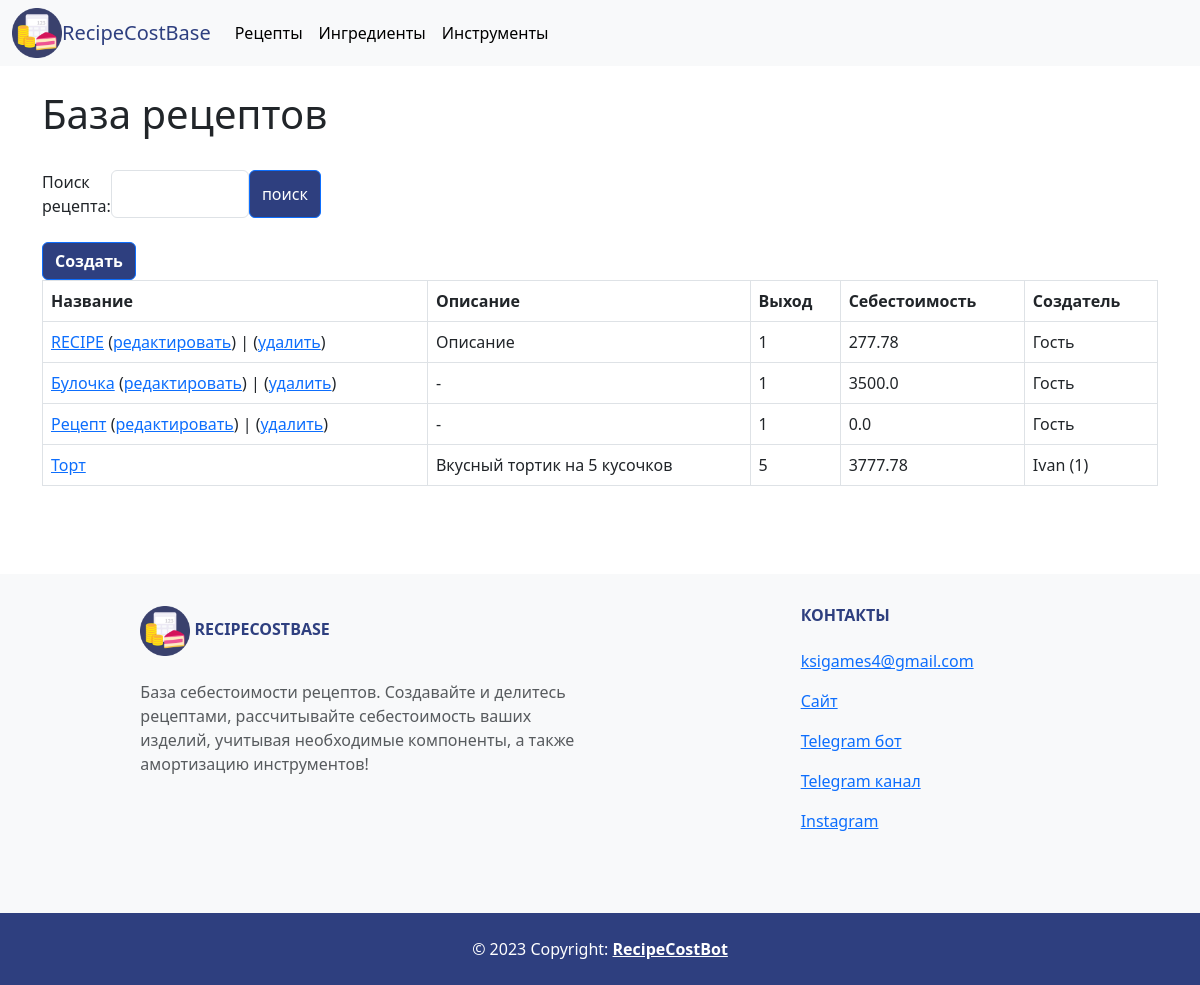
The page /core/recipes/ on the database its author committed.
### core/models.py (models this page shows)
class Recipe(models.Model):
    name = models.CharField('Название', max_length=255)
    owner = models.ForeignKey(User, on_delete=models.CASCADE, null=True, blank=True)
    description = models.TextField('Описание', null=True)
    components = models.ManyToManyField(Component, blank=True, verbose_name='Ингредиенты', related_name='recipe')
    tools = models.ManyToManyField(Tool, blank=True, verbose_name='Инструменты', related_name='recipe')
    count = models.IntegerField('Выход', default=1)
    primecost = models.FloatField('Себестоимость', null=True, default=0)
    parent = models.BooleanField(default=True)
    parent_id = models.IntegerField(null=True, default=0)
    class Meta:
        verbose_name = 'Рецепт'
        verbose_name_plural = 'Рецепты'
        ordering = ('name', 'owner',)

class User(models.Model):
    name = models.CharField('Имя', max_length=255)
    dc = models.DateTimeField(auto_now_add=True)
    class Meta:
        verbose_name = 'Пользователь'
        verbose_name_plural = 'Пользователи'
        ordering = ('name', )

### core/views.py (the view)
# urls.py: path('recipes/', views.RecipesList.as_view(), name='recipes'),
class RecipesList(TitleMixin, ListView):
    model = models.Recipe
    template_name = 'core/recipes_list.html'
    context_object_name = 'recipes'
    title = 'База рецептов'
    form = forms.RecipeSearch()
    def get_queryset(self) -> list :
        name = self.request.GET.get('name')
        qs = models.Recipe.objects.all()
        for i in qs:
            calc_datatools.calculate_primecost(i)
        if name:
            return qs.filter(name__icontains=name)
        return qs
    def get_context_data(self, **kwargs) -> dict:
        context = super().get_context_data(**kwargs)
        context['search_form'] = forms.RecipeSearch(self.request.GET or None)
        context['request_name'] = self.request.GET.get('name',)
        return context

### core/forms.py
class RecipeSearch(forms.Form):
    name = forms.CharField(label='Поиск рецепта', required=False,
                           widget=forms.TextInput(attrs={'class': 'form-control'}))

### core/datatools/calc_datatools.py (called while the page is built)
def calculate_primecost(recipe: models.Recipe):
    primecost = 0
    if recipe.components:
        for i in recipe.components.all():
            primecost += update_component(i).cost
    if recipe.tools:
        for i in recipe.tools.all():
            primecost += update_tool(i).depreciation
    recipe.primecost = float(format(primecost, '.2f'))
    recipe.save()
    return

def update_component(component: models.Component) -> models.Component:
    parent = models.Component.objects.get(id=component.parent_id)
    if component.price != parent.price:
        component.price = parent.price
    component.cost = float(format(component.price * component.count, '.2f'))
    component.save()
    return component

def update_tool(tool: models.Tool) -> models.Tool:
    parent = models.Tool.objects.get(id=tool.parent_id)
    if tool.cost != parent.cost:
        tool.cost = parent.cost
    if tool.usage != parent.usage:
        tool.usage = parent.usage
    tool.depreciation = float(format(tool.cost / 12 / 30 / 24 * tool.usage * tool.time, '.2f'))
    tool.save()
    return tool

### core/views.py (called while the page is built)
    def get_title(self) -> str:
        return self.title

    def get_context_data(self, **kwargs) -> dict:
        context = super().get_context_data(**kwargs)
        context['title'] = self.get_title()
        return context

### core/templates/core/recipes_list.html
{% extends "core/base.html" %}
{% block content %}
    <div class="container">
        <h1>{{ title }}</h1>
        <br>
        {% if search_form %}
          <form class="d-flex" method="GET" style='width: 25%'>
            {{ search_form }}
            <button class="btn btn-primary" type="submit" style="background-color: #2e3f7f; color: white;">
                поиск
            </button>
          </form>
        {% endif %}
        <br>
        <a href="{% url 'core:recipe_create' %}" class="btn btn-primary" style="background-color: #2e3f7f; color: white;">
            <b>Создать</b>
        </a>
        <br>
        {% if recipes %}
        <table class="table table-bordered">
          <thead>
            <tr style="background-color: #2e3f7f; color: white;">
                <th>Название</th>
                <th>Описание</th>
                <th>Выход</th>
                <th>Себестоимость</th>
                <th>Создатель</th>
            </tr>
          </thead>
          <tbody>
          {% for recipe in recipes %}
            <tr>
                <td>
                    <a href="{% url 'core:recipe' recipe.pk %}">{{ recipe.name }}</a>
                    {% if user.is_superuser or request.user.id == recipe.owner.id %}
                    (<a href="{% url 'core:recipe_update' recipe.pk %}">редактировать</a>) |
                    (<a href="{% url 'core:recipe_delete' recipe.pk %}">удалить</a>)
                    {% endif %}
                </td>
                {% if recipe.description %}
                <td>{{ recipe.description }}</td>
                {% else %}
                <td>-</td>
                {% endif %}
                <td>{{ recipe.count }}</td>
                <td>{{ recipe.primecost }}</td>
                {% if recipe.owner %}
                <td>{{ recipe.owner.name }} ({{ recipe.owner.id }})</td>
                {% else %}
                <td>Гость</td>
                {% endif %}
            </tr>
          {% endfor %}
          </tbody>
        </table>
        {% elif request_name %}
        <p>Рецептов по запросу <b>«{{ request_name }}»</b> не найдено.</p>
        {% else %}
        <p>Рецептов не найдено.</p>
        {% endif %}
    </div>
  {% endblock %}

### core/templates/core/base.html (style rules this page uses)
.container { height: 125% }

### rows shown on the page
Recipe: name "RECIPE", shows "редактировать", description "Описание", count "1", primecost "277.78", shows "Гость"
Recipe: name "Булочка", shows "редактировать", count "1", primecost "3500.0", shows "Гость"
Recipe: name "Рецепт", shows "редактировать", count "1", primecost "0.0", shows "Гость"
Recipe: name "Торт", description "Вкусный тортик на 5 кусочков", count "5", primecost "3777.78", owner.name "Ivan", owner.id "1"

### other values the page prints
{{ title }} "База рецептов"
